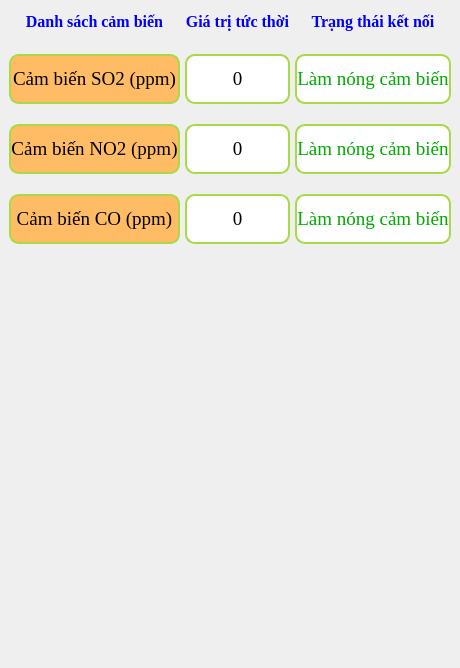
         <widget class="QWidget" name="homePage">
          <property name="styleSheet">
           <string notr="true">QWidget#homePage{
	background-color: transparent;
}</string>
          </property>
          <layout class="QVBoxLayout" name="verticalLayout_3">
           <property name="spacing">
            <number>0</number>
           </property>
           <property name="leftMargin">
            <number>0</number>
           </property>
           <property name="topMargin">
            <number>0</number>
           </property>
           <property name="rightMargin">
            <number>0</number>
           </property>
           <property name="bottomMargin">
            <number>0</number>
           </property>
           <item>
            <widget class="QFrame" name="frame">
             <property name="styleSheet">
              <string notr="true">QFrame#frame{border:none;}</string>
             </property>
             <property name="frameShape">
              <enum>QFrame::StyledPanel</enum>
             </property>
             <property name="frameShadow">
              <enum>QFrame::Raised</enum>
             </property>
             <layout class="QGridLayout" name="gridLayout">
              <property name="horizontalSpacing">
               <number>5</number>
              </property>
              <property name="verticalSpacing">
               <number>20</number>
              </property>
              <item row="3" column="0">
               <widget class="QLabel" name="label_6">
                <property name="minimumSize">
                 <size>
                  <width>0</width>
                  <height>50</height>
                 </size>
                </property>
                <property name="maximumSize">
                 <size>
                  <width>16777215</width>
                  <height>60</height>
                 </size>
                </property>
                <property name="font">
                 <font>
                  <family>Times New Roman</family>
                  <pointsize>14</pointsize>
                  <weight>50</weight>
                  <bold>false</bold>
                 </font>
                </property>
                <property name="styleSheet">
                 <string notr="true">QLabel{
	background-color: #ffbc65;
    border: 2px solid #a7da46;
    border-radius:10px;
}</string>
                </property>
                <property name="text">
                 <string>Cảm biến CO (ppm)</string>
                </property>
                <property name="alignment">
                 <set>Qt::AlignCenter</set>
                </property>
               </widget>
              </item>
              <item row="2" column="0">
               <widget class="QLabel" name="label_5">
                <property name="minimumSize">
                 <size>
                  <width>0</width>
                  <height>50</height>
                 </size>
                </property>
                <property name="maximumSize">
                 <size>
                  <width>16777215</width>
                  <height>60</height>
                 </size>
                </property>
                <property name="font">
                 <font>
                  <family>Times New Roman</family>
                  <pointsize>14</pointsize>
                  <weight>50</weight>
                  <bold>false</bold>
                 </font>
                </property>
                <property name="styleSheet">
                 <string notr="true">QLabel{
	background-color: #ffbc65;
    border: 2px solid #a7da46;
    border-radius:10px;
}</string>
                </property>
                <property name="text">
                 <string>Cảm biến NO2 (ppm)</string>
                </property>
                <property name="alignment">
                 <set>Qt::AlignCenter</set>
                </property>
               </widget>
              </item>
              <item row="0" column="1">
               <widget class="QLabel" name="label_37">
                <property name="minimumSize">
                 <size>
                  <width>0</width>
                  <height>25</height>
                 </size>
                </property>
                <property name="maximumSize">
                 <size>
                  <width>16777215</width>
                  <height>25</height>
                 </size>
                </property>
                <property name="font">
                 <font>
                  <family>Times New Roman</family>
                  <pointsize>12</pointsize>
                  <weight>75</weight>
                  <bold>true</bold>
                 </font>
                </property>
                <property name="styleSheet">
                 <string notr="true">color: rgb(0, 0, 255);</string>
                </property>
                <property name="text">
                 <string>Giá trị tức thời</string>
                </property>
                <property name="alignment">
                 <set>Qt::AlignCenter</set>
                </property>
               </widget>
              </item>
              <item row="1" column="0">
               <widget class="QLabel" name="label_4">
                <property name="minimumSize">
                 <size>
                  <width>0</width>
                  <height>50</height>
                 </size>
                </property>
                <property name="maximumSize">
                 <size>
                  <width>16777215</width>
                  <height>60</height>
                 </size>
                </property>
                <property name="font">
                 <font>
                  <family>Times New Roman</family>
                  <pointsize>14</pointsize>
                  <weight>50</weight>
                  <bold>false</bold>
                 </font>
                </property>
                <property name="styleSheet">
                 <string notr="true">QLabel{
	background-color: #ffbc65;
    border: 2px solid #a7da46;
    border-radius:10px;
}</string>
                </property>
                <property name="text">
                 <string>Cảm biến SO2 (ppm)</string>
                </property>
                <property name="alignment">
                 <set>Qt::AlignCenter</set>
                </property>
               </widget>
              </item>
              <item row="0" column="2">
               <widget class="QLabel" name="label_38">
                <property name="minimumSize">
                 <size>
                  <width>0</width>
                  <height>25</height>
                 </size>
                </property>
                <property name="maximumSize">
                 <size>
                  <width>16777215</width>
                  <height>25</height>
                 </size>
                </property>
                <property name="font">
                 <font>
                  <family>Times New Roman</family>
                  <pointsize>12</pointsize>
                  <weight>75</weight>
                  <bold>true</bold>
                 </font>
                </property>
                <property name="styleSheet">
                 <string notr="true">color: rgb(0, 0, 255);</string>
                </property>
                <property name="text">
                 <string>Trạng thái kết nối</string>
                </property>
                <property name="alignment">
                 <set>Qt::AlignCenter</set>
                </property>
               </widget>
              </item>
              <item row="0" column="0">
               <widget class="QLabel" name="label_29">
                <property name="minimumSize">
                 <size>
                  <width>0</width>
                  <height>25</height>
                 </size>
                </property>
                <property name="maximumSize">
                 <size>
                  <width>16777215</width>
                  <height>25</height>
                 </size>
                </property>
                <property name="font">
                 <font>
                  <family>Times New Roman</family>
                  <pointsize>12</pointsize>
                  <weight>75</weight>
                  <bold>true</bold>
                 </font>
                </property>
                <property name="styleSheet">
                 <string notr="true">color: rgb(0, 0, 255);</string>
                </property>
                <property name="text">
                 <string>Danh sách cảm biến</string>
                </property>
                <property name="alignment">
                 <set>Qt::AlignCenter</set>
                </property>
               </widget>
              </item>
              <item row="1" column="1">
               <widget class="QLabel" name="lb_so2">
                <property name="minimumSize">
                 <size>
                  <width>0</width>
                  <height>50</height>
                 </size>
                </property>
                <property name="maximumSize">
                 <size>
                  <width>16777215</width>
                  <height>60</height>
                 </size>
                </property>
                <property name="font">
                 <font>
                  <family>Times New Roman</family>
                  <pointsize>14</pointsize>
                 </font>
                </property>
                <property name="styleSheet">
                 <string notr="true">QLabel{
	background-color: white;
    border: 2px solid #a7da46;
    border-radius:10px;
}</string>
                </property>
                <property name="text">
                 <string>0</string>
                </property>
                <property name="alignment">
                 <set>Qt::AlignCenter</set>
                </property>
               </widget>
              </item>
              <item row="2" column="1">
               <widget class="QLabel" name="lb_no2">
                <property name="minimumSize">
                 <size>
                  <width>0</width>
                  <height>50</height>
                 </size>
                </property>
                <property name="maximumSize">
                 <size>
                  <width>16777215</width>
                  <height>60</height>
                 </size>
                </property>
                <property name="font">
                 <font>
                  <family>Times New Roman</family>
                  <pointsize>14</pointsize>
                 </font>
                </property>
                <property name="styleSheet">
                 <string notr="true">QLabel{
	background-color: white;
    border: 2px solid #a7da46;
    border-radius:10px;
}</string>
                </property>
                <property name="text">
                 <string>0</string>
                </property>
                <property name="alignment">
                 <set>Qt::AlignCenter</set>
                </property>
               </widget>
              </item>
              <item row="3" column="1">
               <widget class="QLabel" name="lb_co">
                <property name="minimumSize">
                 <size>
                  <width>0</width>
                  <height>50</height>
                 </size>
                </property>
                <property name="maximumSize">
                 <size>
                  <width>16777215</width>
                  <height>60</height>
                 </size>
                </property>
                <property name="font">
                 <font>
                  <family>Times New Roman</family>
                  <pointsize>14</pointsize>
                 </font>
                </property>
                <property name="styleSheet">
                 <string notr="true">QLabel{
	background-color: white;
    border: 2px solid #a7da46;
    border-radius:10px;
}</string>
                </property>
                <property name="text">
                 <string>0</string>
                </property>
                <property name="alignment">
                 <set>Qt::AlignCenter</set>
                </property>
               </widget>
              </item>
              <item row="1" column="2">
               <widget class="QLabel" name="lb_so2_status">
                <property name="minimumSize">
                 <size>
                  <width>0</width>
                  <height>50</height>
                 </size>
                </property>
                <property name="maximumSize">
                 <size>
                  <width>16777215</width>
                  <height>60</height>
                 </size>
                </property>
                <property name="font">
                 <font>
                  <family>Times New Roman</family>
                  <pointsize>14</pointsize>
                 </font>
                </property>
                <property name="styleSheet">
                 <string notr="true">QLabel{
	background-color: white;
    border: 2px solid #a7da46;
    border-radius:10px;
	color: rgb(0, 170, 0);
}</string>
                </property>
                <property name="text">
                 <string>Làm nóng cảm biến</string>
                </property>
                <property name="alignment">
                 <set>Qt::AlignCenter</set>
                </property>
               </widget>
              </item>
              <item row="2" column="2">
               <widget class="QLabel" name="lb_no2_status">
                <property name="minimumSize">
                 <size>
                  <width>0</width>
                  <height>50</height>
                 </size>
                </property>
                <property name="maximumSize">
                 <size>
                  <width>16777215</width>
                  <height>60</height>
                 </size>
                </property>
                <property name="font">
                 <font>
                  <family>Times New Roman</family>
                  <pointsize>14</pointsize>
                 </font>
                </property>
                <property name="styleSheet">
                 <string notr="true">QLabel{
	background-color: white;
    border: 2px solid #a7da46;
    border-radius:10px;
	color: rgb(0, 170, 0);
}</string>
                </property>
                <property name="text">
                 <string>Làm nóng cảm biến</string>
                </property>
                <property name="alignment">
                 <set>Qt::AlignCenter</set>
                </property>
               </widget>
              </item>
              <item row="3" column="2">
               <widget class="QLabel" name="lb_co_status">
                <property name="minimumSize">
                 <size>
                  <width>0</width>
                  <height>50</height>
                 </size>
                </property>
                <property name="maximumSize">
                 <size>
                  <width>16777215</width>
                  <height>60</height>
                 </size>
                </property>
                <property name="font">
                 <font>
                  <family>Times New Roman</family>
                  <pointsize>14</pointsize>
                 </font>
                </property>
                <property name="styleSheet">
                 <string notr="true">QLabel{
	background-color: white;
    border: 2px solid #a7da46;
    border-radius:10px;
	color: rgb(0, 170, 0);
}</string>
                </property>
                <property name="text">
                 <string>Làm nóng cảm biến</string>
                </property>
                <property name="alignment">
                 <set>Qt::AlignCenter</set>
                </property>
               </widget>
              </item>
             </layout>
            </widget>
           </item>
           <item>
            <spacer name="verticalSpacer_2">
             <property name="orientation">
              <enum>Qt::Vertical</enum>
             </property>
             <property name="sizeHint" stdset="0">
              <size>
               <width>20</width>
               <height>415</height>
              </size>
             </property>
            </spacer>
           </item>
          </layout>
         </widget>
